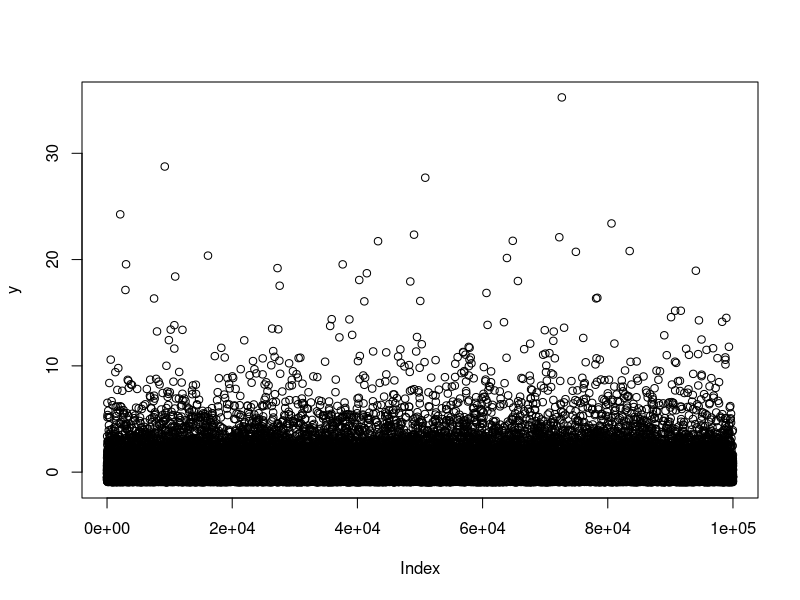

This figure's R source:
n <- 100000

sigma <- matrix(c(1,0.5,0.5,1), 2,2)

A <-  chol(sigma)
u <- runif(n)
v <- runif(n)

X <- matrix( numeric(2*n), 2, n)
for(i in 1:n){
  z1 <- sqrt(-2 * log(u[i])) * cos(2 * pi * v[i]) 
  z2 <- sqrt(-2 * log(u[i])) * sin(2 * pi * v[i]) 
  Z <- c(z1, z2)
  X[,i] = A %*% Z
}
x1 <- X[1,]
x2 <- X[2,]
sd <- 1
y <- 1/2 * exp(-sd^2 / 2 + sd * x1) + 1/2 * exp(-sd^2 / 2 + sd * x2) - 1
mean(y * (y > 0))

plot(y)